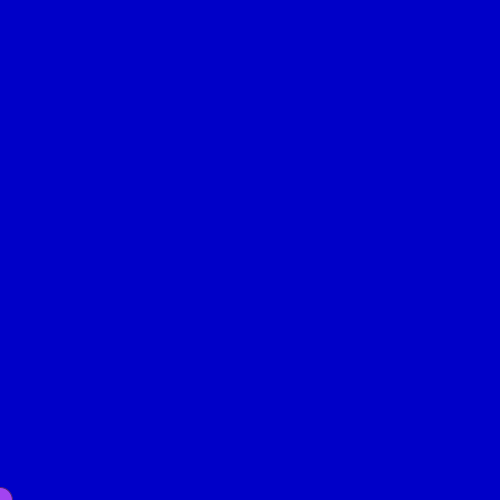
Frame 1 (no input)
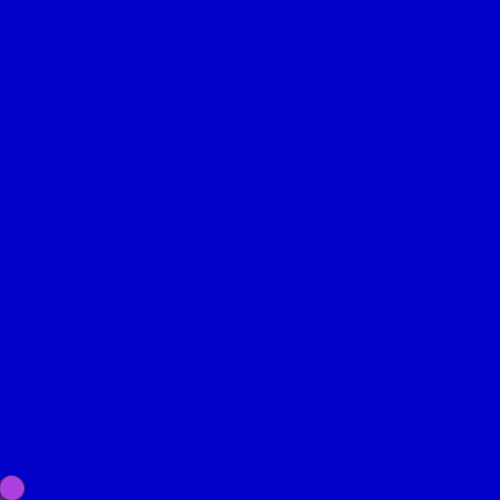
Frame 60 (the mouse pressed at the canvas centre just before this capture)
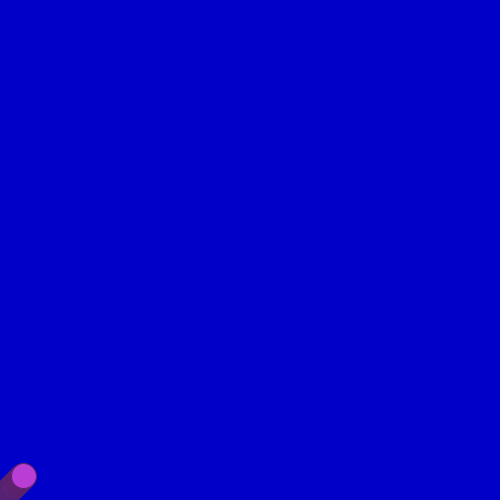
Frame 120 (the mouse held since frame 60 and released just before this capture)

The Processing sketch that drew these frames (run headless with seeded random() and noise(); from frame 60 on, the mouse is pressed at the canvas centre):

// Processing sketch: bila9b2D_losPrzyspieszenie
// ── bila9b2D_losPrzyspieszenie.pde
// "BILA" - MODEL RUCHU PUNKTU MATERIALNEGO - kolejne przybliżenia
//*////////////////////////////////////////////////////////////////
// Program Processingu w trybie 2 - z widocznymi funkcjami
//*////////////////////////////////////////////////////////////////
int FR=500; //Na ile kroków dzielimy sekundę?

void setup() //Jest wykonywane raz - po uruchomieniu
{
  size(500,500);
  //noSmooth(); //Bez wygładzania linii? Po prostu odkomentować 
  background(0,0,200); //rgB
  frameRate(FR);
}

float h=0;
float x=0;
float vh=100; //prędkość pionowa w pikselach/SEKUNDĘ (!)
float vx=100; //prędkość pozioma
float ah=-10; //Przyśpieszenie/hamowanie - tylko w pionie
float M=0.75; //Wydajność odbicia sprężystego 1-B = ile energii kinetycznej się rozprasza nie wraca do prędkości po odbiciu

float R=random(255),G=random(255),B=random(255);
void draw() //Jest wykonywane w niewidocznej pętli
{
  //Wizualizacja
  R+=random(-2.0,2.0);
  G+=random(-2.0,2.0);
  B+=random(-2.0,2.0); //Losuje z zakresu i o tyle powiększa (jaki ujemna to pomniejsza)
  //print(R,' '); //,G,' ',B,"; ");
  fill(R,G,B);
  stroke(R/2,G/2,B/2);
  ellipse(x,height-h,25,25);
  
  //Właściwy model - losowa zmiana przyśpieszeń
  vh+=random(-10.0,30.0)*1/FR; //Sterowanie wg. preferencji
  vx+=random(-10.0,10.0)*1/FR; //może być asymetryczne - można zobaczyć do czego to prowadzi
  
  //Działanie przyśpieszeń
  vh+=ah*1/FR; //Powiększ prędkość o zmianę prędkości czyli przyśpieszenie pomnożone  przez jednostkę czasu 
  h+=vh*1/FR;  //Powiększ wysokość o drogę czyli prędkość pomnożoną przez jednostkę czasu
  x+=vx*1/FR;  //Powiększ położenie poziome

  //Odbijamy od ścianek okna! Upraszczamy mechanizm odbicia
  if(h<0) 
  {
    vh=-vh*M;
    h=0; //Trochę oszukujemy
  }
  else
  if(height<h)
  {
    vh=-vh*M;
    h=height; //Trochę oszukujemy
  }
  //else //A jakby to wykomentować?
  if(x<0)
  {
     vx=-vx*M;
     x=0; //Trochę oszukujemy
  }
  else
  if(width<x)
  {
     vx=-vx*M;
     x=width; //Trochę oszukujemy
     //print(x,' ');
  }
}
